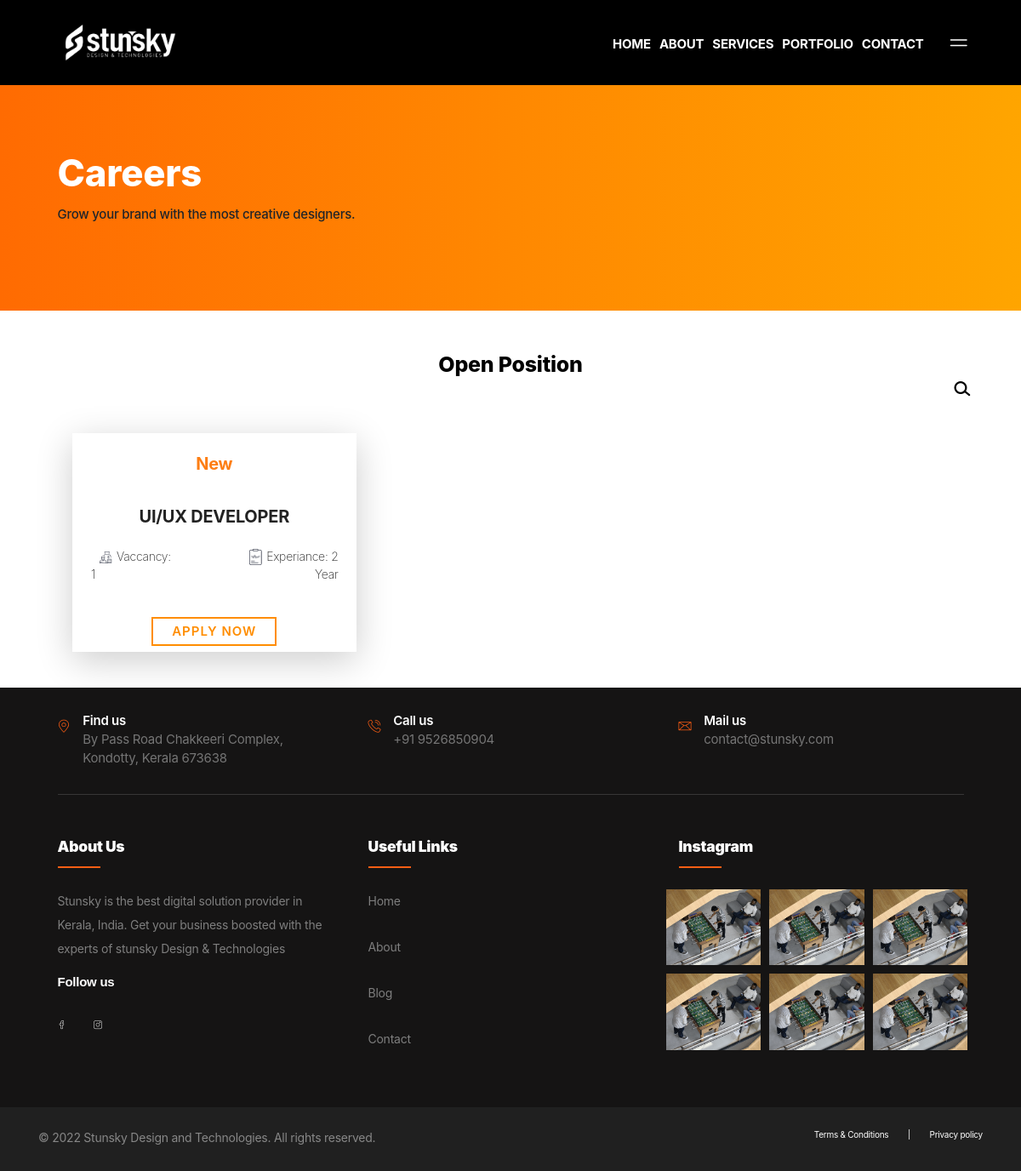
Page /careers on the committed database.
### web/models.py (models this page shows, shortened)
class JobDetails(models.Model):
    job_title = models.CharField(max_length=50, null=True, blank=True)
    location = models.CharField(max_length=50, null=True, blank=True)
    salary = models.CharField(max_length=50, null=True, blank=True)
    vaccancy = models.IntegerField(null=True, blank=True)
    experience = models.IntegerField(null=True, blank=True)
    job_description = HTMLField(null=True, blank=True)
    job_responsibility = HTMLField(null=True, blank=True)
    educational_requirments = HTMLField(null=True, blank=True)
    class Meta:
        verbose_name_plural = "Jobs"

### web/views.py (the view)
# urls.py: path("careers", views.careers, name="careers"),
def careers(request):
    jobs = JobDetails.objects.all().order_by()
    search_term = ""
    if "search" in request.GET:
        search_term = request.GET["search"]
        jobs = JobDetails.objects.all().filter(job_title__icontains=search_term)
        context = {"is_career": True, "jobs": jobs}
        return render(request, "careers.html", context)
    context = {"jobs": jobs}
    return render(request, "careers.html", context)

### templates/careers.html (shortened to what this page needs)
{% extends 'base.html' %}
{% load static %}
{% block content %}
<main class="ptf-main">
	<article class="ptf-page ptf-page--portfolio-listing">
		<section class="has-accent-1-background other">
			<div class="ptf-spacer" style=" --ptf-xxl: 18rem; --ptf-md: 16rem;"></div>
			<div class="container-xxl">
				<div class="row">
					<div class="col-xl-9">
						<div class="ptf-animated-block" data-aos="fade" data-aos-delay="0">
							<h1 class="fz-70 fz-40--md fw-extrabold lh-1p1 has-white-color">Careers</h1>
							<div class="ptf-spacer" style=" --ptf-xxl: 1rem;"></div>
							<h4 class="fz-18">Grow your brand with the most
								creative designers.</h4>
						</div>
						<div class="ptf-spacer" style=" --ptf-xxl: 6.25rem; --ptf-md: 3.125rem;"></div>
					</div>
					<div class="col-lg-12">
						<div class="ptf-animated-block" data-aos="fade" data-aos-delay="0">
							<div class="ptf-simple-image">
							</div>
						</div>
					</div>
				</div>
			</div>
		</section>
		<section>
			<div class="ptf-spacer" style=" --ptf-xxl: 5rem; --ptf-md: 5rem; --ptf-sm: 2rem;"></div>
			<div class="container-xxl">
				<h1 class="fz-40 fz-40--md fw-extrabold lh-1p1 has-black-color text-center">Open Position</h1>
				<div class="ptf-navbar-search" style="margin-left: 1054px;font-size: 1rem;">
					<a class="ptf-navbar-search__toggle" style="color: black;" href="#">
						<i class="lnir lnir-search-alt" style="color: black;font-size: large;font-weight: 700;"></i>
					</a>
				</div>
				<br><br>
				<div class="row height d-flex justify-content-center align-items-center">
					<div class="row">
						{% for job in jobs %}
						<div class="col-lg-4 col-md-4 col-sm-12 col-12">
							<div class="wrapper">
								<a class="white-card" href="{% url 'careers_details' job.id %}">
									<p class="category" style="color:#fd7e14 ;">New</p>
									<p class="category mb-2">{{job.job_title}}</p>
									<br>
									<ul class="d-flex" style="list-style-type: none">
										<li class="categoryvacc mt-0 text-left"><img class="mt-0 pl-3 pr-2"
												src="{% static 'img/vaccancy.svg' %}" alt="icon">Vaccancy:
											{{job.vaccancy}}</li>
										<li class="categoryvacc mt-0 text-right"><img class="mt-0 pl-3 pr-2"
												src="{% static 'img/experiance.svg' %}" alt="icon">Experiance:
											{{job.experience}} Year</li>
									</ul>
									<p><span class="CTA">Apply Now</span></p>
								</a>
							</div>
						</div>
						{% endfor %}
					</div>
				</div>
				<div class="ptf-spacer" style=" --ptf-xxl: 5rem; --ptf-md: 5rem; --ptf-sm: 2rem;"></div>
		</section>
	</article>
</main>
{% endblock %}

### static/css/custom.css (style rules this page uses)
p { font-size: 14px; line-height: 1.6; font-weight: 400; margin-bottom: 0; }
@media (min-width: 768px) { .other { height: 365px !important; } }
.container-xxl { width: 90%; }
ul { margin: 0px; padding: 0px; }
.wrapper { display: block; margin-top: auto; margin-left: auto; width: 435px; height: 260px; position: relative; padding: 10px; }
.white-card { display: block; text-decoration: none; position: absolute; background-color: white; left: 10px; top: 10px; width: calc(88% - 20px); height: calc(106% - 20px); text-align: center; box-shadow: 0 10px 40px 0 rgba(0, 0, 0, 0.2); }
.white-card img { width: 30px; margin-top: 44px; }
.category { color: #222; font-weight: 700; margin: 20px 0 30px; font-size: 20px; }
.categoryvacc { color: #222; font-weight: 200; margin: 20px 21px 30px 22px; font-size: 14px; }
.CTA { text-decoration: none; text-transform: uppercase; padding: 11px 40px 13px; color: #ff8d00; line-height: 16px; letter-spacing: 1px; font-weight: 600; border: 2px solid #ff8d00; display: inline-block; transition: all 0.5s; }
@media (min-width: 768px) { .white-card { display: block; text-decoration: none; position: absolute; background-color: white; left: 10px; top: 11px; width: calc(50% - -3px); height: calc(104% - 36px); text-align: center; box-shadow: 0 10px 40px 0 rgb(0 0 0 / 20%); } }
@media (min-width: 768px) { .CTA { text-decoration: none; text-transform: uppercase; padding: 7px 22px 7px; color: #ff8d00; line-height: 16px; letter-spacing: 1px; font-weight: 600; border: 2px solid #ff8d00; display: inline-block; transition: all 0.5s; } }
@media (min-width: 1024px) { .CTA { text-decoration: none; text-transform: uppercase; padding: 7px 22px 7px; color: #ff8d00; line-height: 16px; letter-spacing: 1px; font-weight: 600; border: 2px solid #ff8d00; display: inline-block; transition: all 0.5s; } }
@media (min-width: 1024px) { .white-card { display: block; text-decoration: none; position: absolute; background-color: white; left: 10px; top: 11px; width: calc(76% - -3px); height: calc(113% - 36px); text-align: center; box-shadow: 0 10px 40px 0 rgb(0 0 0 / 20%); } }

### rows in the picture
JobDetails: job_title "UI/UX DEVELOPER", vaccancy "1", experience "2"
